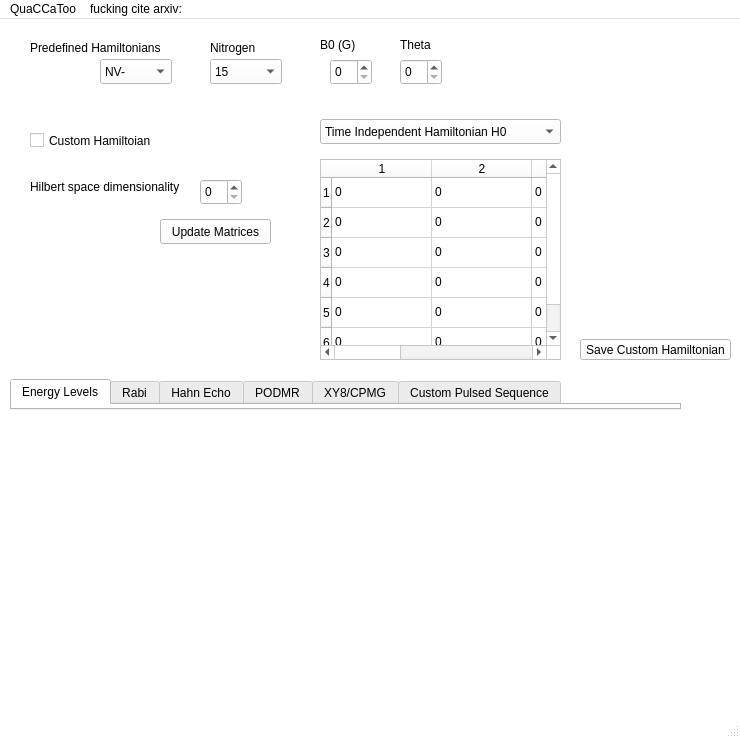
<?xml version="1.0" encoding="UTF-8"?>
<ui version="4.0">
 <class>MainWindow</class>
 <widget class="QMainWindow" name="MainWindow">
  <property name="geometry">
   <rect>
    <x>0</x>
    <y>0</y>
    <width>740</width>
    <height>738</height>
   </rect>
  </property>
  <property name="palette">
   <palette>
    <active>
     <colorrole role="WindowText">
      <brush brushstyle="SolidPattern">
       <color alpha="255">
        <red>0</red>
        <green>0</green>
        <blue>0</blue>
       </color>
      </brush>
     </colorrole>
     <colorrole role="Button">
      <brush brushstyle="SolidPattern">
       <color alpha="255">
        <red>255</red>
        <green>255</green>
        <blue>255</blue>
       </color>
      </brush>
     </colorrole>
     <colorrole role="Light">
      <brush brushstyle="SolidPattern">
       <color alpha="255">
        <red>255</red>
        <green>255</green>
        <blue>255</blue>
       </color>
      </brush>
     </colorrole>
     <colorrole role="Midlight">
      <brush brushstyle="SolidPattern">
       <color alpha="255">
        <red>255</red>
        <green>255</green>
        <blue>255</blue>
       </color>
      </brush>
     </colorrole>
     <colorrole role="Dark">
      <brush brushstyle="SolidPattern">
       <color alpha="255">
        <red>127</red>
        <green>127</green>
        <blue>127</blue>
       </color>
      </brush>
     </colorrole>
     <colorrole role="Mid">
      <brush brushstyle="SolidPattern">
       <color alpha="255">
        <red>170</red>
        <green>170</green>
        <blue>170</blue>
       </color>
      </brush>
     </colorrole>
     <colorrole role="Text">
      <brush brushstyle="SolidPattern">
       <color alpha="255">
        <red>0</red>
        <green>0</green>
        <blue>0</blue>
       </color>
      </brush>
     </colorrole>
     <colorrole role="BrightText">
      <brush brushstyle="SolidPattern">
       <color alpha="255">
        <red>255</red>
        <green>255</green>
        <blue>255</blue>
       </color>
      </brush>
     </colorrole>
     <colorrole role="ButtonText">
      <brush brushstyle="SolidPattern">
       <color alpha="255">
        <red>0</red>
        <green>0</green>
        <blue>0</blue>
       </color>
      </brush>
     </colorrole>
     <colorrole role="Base">
      <brush brushstyle="SolidPattern">
       <color alpha="255">
        <red>255</red>
        <green>255</green>
        <blue>255</blue>
       </color>
      </brush>
     </colorrole>
     <colorrole role="Window">
      <brush brushstyle="SolidPattern">
       <color alpha="255">
        <red>255</red>
        <green>255</green>
        <blue>255</blue>
       </color>
      </brush>
     </colorrole>
     <colorrole role="Shadow">
      <brush brushstyle="SolidPattern">
       <color alpha="255">
        <red>0</red>
        <green>0</green>
        <blue>0</blue>
       </color>
      </brush>
     </colorrole>
     <colorrole role="AlternateBase">
      <brush brushstyle="SolidPattern">
       <color alpha="255">
        <red>255</red>
        <green>255</green>
        <blue>255</blue>
       </color>
      </brush>
     </colorrole>
     <colorrole role="ToolTipBase">
      <brush brushstyle="SolidPattern">
       <color alpha="255">
        <red>255</red>
        <green>255</green>
        <blue>220</blue>
       </color>
      </brush>
     </colorrole>
     <colorrole role="ToolTipText">
      <brush brushstyle="SolidPattern">
       <color alpha="255">
        <red>0</red>
        <green>0</green>
        <blue>0</blue>
       </color>
      </brush>
     </colorrole>
     <colorrole role="PlaceholderText">
      <brush brushstyle="SolidPattern">
       <color alpha="128">
        <red>0</red>
        <green>0</green>
        <blue>0</blue>
       </color>
      </brush>
     </colorrole>
    </active>
    <inactive>
     <colorrole role="WindowText">
      <brush brushstyle="SolidPattern">
       <color alpha="255">
        <red>0</red>
        <green>0</green>
        <blue>0</blue>
       </color>
      </brush>
     </colorrole>
     <colorrole role="Button">
      <brush brushstyle="SolidPattern">
       <color alpha="255">
        <red>255</red>
        <green>255</green>
        <blue>255</blue>
       </color>
      </brush>
     </colorrole>
     <colorrole role="Light">
      <brush brushstyle="SolidPattern">
       <color alpha="255">
        <red>255</red>
        <green>255</green>
        <blue>255</blue>
       </color>
      </brush>
     </colorrole>
     <colorrole role="Midlight">
      <brush brushstyle="SolidPattern">
       <color alpha="255">
        <red>255</red>
        <green>255</green>
        <blue>255</blue>
       </color>
      </brush>
     </colorrole>
     <colorrole role="Dark">
      <brush brushstyle="SolidPattern">
       <color alpha="255">
        <red>127</red>
        <green>127</green>
        <blue>127</blue>
       </color>
      </brush>
     </colorrole>
     <colorrole role="Mid">
      <brush brushstyle="SolidPattern">
       <color alpha="255">
        <red>170</red>
        <green>170</green>
        <blue>170</blue>
       </color>
      </brush>
     </colorrole>
     <colorrole role="Text">
      <brush brushstyle="SolidPattern">
       <color alpha="255">
        <red>0</red>
        <green>0</green>
        <blue>0</blue>
       </color>
      </brush>
     </colorrole>
     <colorrole role="BrightText">
      <brush brushstyle="SolidPattern">
       <color alpha="255">
        <red>255</red>
        <green>255</green>
        <blue>255</blue>
       </color>
      </brush>
     </colorrole>
     <colorrole role="ButtonText">
      <brush brushstyle="SolidPattern">
       <color alpha="255">
        <red>0</red>
        <green>0</green>
        <blue>0</blue>
       </color>
      </brush>
     </colorrole>
     <colorrole role="Base">
      <brush brushstyle="SolidPattern">
       <color alpha="255">
        <red>255</red>
        <green>255</green>
        <blue>255</blue>
       </color>
      </brush>
     </colorrole>
     <colorrole role="Window">
      <brush brushstyle="SolidPattern">
       <color alpha="255">
        <red>255</red>
        <green>255</green>
        <blue>255</blue>
       </color>
      </brush>
     </colorrole>
     <colorrole role="Shadow">
      <brush brushstyle="SolidPattern">
       <color alpha="255">
        <red>0</red>
        <green>0</green>
        <blue>0</blue>
       </color>
      </brush>
     </colorrole>
     <colorrole role="AlternateBase">
      <brush brushstyle="SolidPattern">
       <color alpha="255">
        <red>255</red>
        <green>255</green>
        <blue>255</blue>
       </color>
      </brush>
     </colorrole>
     <colorrole role="ToolTipBase">
      <brush brushstyle="SolidPattern">
       <color alpha="255">
        <red>255</red>
        <green>255</green>
        <blue>220</blue>
       </color>
      </brush>
     </colorrole>
     <colorrole role="ToolTipText">
      <brush brushstyle="SolidPattern">
       <color alpha="255">
        <red>0</red>
        <green>0</green>
        <blue>0</blue>
       </color>
      </brush>
     </colorrole>
     <colorrole role="PlaceholderText">
      <brush brushstyle="SolidPattern">
       <color alpha="128">
        <red>0</red>
        <green>0</green>
        <blue>0</blue>
       </color>
      </brush>
     </colorrole>
    </inactive>
    <disabled>
     <colorrole role="WindowText">
      <brush brushstyle="SolidPattern">
       <color alpha="255">
        <red>127</red>
        <green>127</green>
        <blue>127</blue>
       </color>
      </brush>
     </colorrole>
     <colorrole role="Button">
      <brush brushstyle="SolidPattern">
       <color alpha="255">
        <red>255</red>
        <green>255</green>
        <blue>255</blue>
       </color>
      </brush>
     </colorrole>
     <colorrole role="Light">
      <brush brushstyle="SolidPattern">
       <color alpha="255">
        <red>255</red>
        <green>255</green>
        <blue>255</blue>
       </color>
      </brush>
     </colorrole>
     <colorrole role="Midlight">
      <brush brushstyle="SolidPattern">
       <color alpha="255">
        <red>255</red>
        <green>255</green>
        <blue>255</blue>
       </color>
      </brush>
     </colorrole>
     <colorrole role="Dark">
      <brush brushstyle="SolidPattern">
       <color alpha="255">
        <red>127</red>
        <green>127</green>
        <blue>127</blue>
       </color>
      </brush>
     </colorrole>
     <colorrole role="Mid">
      <brush brushstyle="SolidPattern">
       <color alpha="255">
        <red>170</red>
        <green>170</green>
        <blue>170</blue>
       </color>
      </brush>
     </colorrole>
     <colorrole role="Text">
      <brush brushstyle="SolidPattern">
       <color alpha="255">
        <red>127</red>
        <green>127</green>
        <blue>127</blue>
       </color>
      </brush>
     </colorrole>
     <colorrole role="BrightText">
      <brush brushstyle="SolidPattern">
       <color alpha="255">
        <red>255</red>
        <green>255</green>
        <blue>255</blue>
       </color>
      </brush>
     </colorrole>
     <colorrole role="ButtonText">
      <brush brushstyle="SolidPattern">
       <color alpha="255">
        <red>127</red>
        <green>127</green>
        <blue>127</blue>
       </color>
      </brush>
     </colorrole>
     <colorrole role="Base">
      <brush brushstyle="SolidPattern">
       <color alpha="255">
        <red>255</red>
        <green>255</green>
        <blue>255</blue>
       </color>
      </brush>
     </colorrole>
     <colorrole role="Window">
      <brush brushstyle="SolidPattern">
       <color alpha="255">
        <red>255</red>
        <green>255</green>
        <blue>255</blue>
       </color>
      </brush>
     </colorrole>
     <colorrole role="Shadow">
      <brush brushstyle="SolidPattern">
       <color alpha="255">
        <red>0</red>
        <green>0</green>
        <blue>0</blue>
       </color>
      </brush>
     </colorrole>
     <colorrole role="AlternateBase">
      <brush brushstyle="SolidPattern">
       <color alpha="255">
        <red>255</red>
        <green>255</green>
        <blue>255</blue>
       </color>
      </brush>
     </colorrole>
     <colorrole role="ToolTipBase">
      <brush brushstyle="SolidPattern">
       <color alpha="255">
        <red>255</red>
        <green>255</green>
        <blue>220</blue>
       </color>
      </brush>
     </colorrole>
     <colorrole role="ToolTipText">
      <brush brushstyle="SolidPattern">
       <color alpha="255">
        <red>0</red>
        <green>0</green>
        <blue>0</blue>
       </color>
      </brush>
     </colorrole>
     <colorrole role="PlaceholderText">
      <brush brushstyle="SolidPattern">
       <color alpha="128">
        <red>0</red>
        <green>0</green>
        <blue>0</blue>
       </color>
      </brush>
     </colorrole>
    </disabled>
   </palette>
  </property>
  <property name="windowTitle">
   <string>MainWindow</string>
  </property>
  <property name="styleSheet">
   <string notr="true"/>
  </property>
  <widget class="QWidget" name="centralwidget">
   <widget class="QTabWidget" name="tabWidget">
    <property name="geometry">
     <rect>
      <x>10</x>
      <y>360</y>
      <width>671</width>
      <height>31</height>
     </rect>
    </property>
    <property name="currentIndex">
     <number>0</number>
    </property>
    <widget class="QWidget" name="Energy">
     <attribute name="title">
      <string>Energy Levels</string>
     </attribute>
    </widget>
    <widget class="QWidget" name="Rabi">
     <attribute name="title">
      <string>Rabi</string>
     </attribute>
    </widget>
    <widget class="QWidget" name="HahnEcho">
     <attribute name="title">
      <string>Hahn Echo</string>
     </attribute>
    </widget>
    <widget class="QWidget" name="widget">
     <attribute name="title">
      <string>PODMR</string>
     </attribute>
    </widget>
    <widget class="QWidget" name="tab">
     <attribute name="title">
      <string>XY8/CPMG</string>
     </attribute>
    </widget>
    <widget class="QWidget" name="tab_2">
     <attribute name="title">
      <string>Custom Pulsed Sequence</string>
     </attribute>
    </widget>
   </widget>
   <widget class="QLabel" name="label">
    <property name="geometry">
     <rect>
      <x>610</x>
      <y>10</y>
      <width>91</width>
      <height>101</height>
     </rect>
    </property>
    <property name="text">
     <string/>
    </property>
    <property name="pixmap">
     <pixmap>logo_small.png</pixmap>
    </property>
   </widget>
   <widget class="QSpinBox" name="spinBox">
    <property name="geometry">
     <rect>
      <x>200</x>
      <y>160</y>
      <width>42</width>
      <height>26</height>
     </rect>
    </property>
   </widget>
   <widget class="QCheckBox" name="checkBox">
    <property name="geometry">
     <rect>
      <x>30</x>
      <y>110</y>
      <width>131</width>
      <height>23</height>
     </rect>
    </property>
    <property name="text">
     <string>Custom Hamiltoian</string>
    </property>
   </widget>
   <widget class="KComboBox" name="kcombobox">
    <property name="geometry">
     <rect>
      <x>100</x>
      <y>40</y>
      <width>72</width>
      <height>25</height>
     </rect>
    </property>
    <item>
     <property name="text">
      <string>NV-</string>
     </property>
    </item>
    <item>
     <property name="text">
      <string>SiV</string>
     </property>
    </item>
   </widget>
   <widget class="QLabel" name="label_2">
    <property name="geometry">
     <rect>
      <x>30</x>
      <y>20</y>
      <width>151</width>
      <height>17</height>
     </rect>
    </property>
    <property name="text">
     <string>Predefined Hamiltonians</string>
    </property>
   </widget>
   <widget class="QLabel" name="label_3">
    <property name="geometry">
     <rect>
      <x>30</x>
      <y>160</y>
      <width>171</width>
      <height>16</height>
     </rect>
    </property>
    <property name="text">
     <string>Hilbert space dimensionality</string>
    </property>
   </widget>
   <widget class="QTableWidget" name="tableWidget">
    <property name="geometry">
     <rect>
      <x>320</x>
      <y>140</y>
      <width>241</width>
      <height>201</height>
     </rect>
    </property>
    <row>
     <property name="text">
      <string>1</string>
     </property>
    </row>
    <row>
     <property name="text">
      <string>2</string>
     </property>
    </row>
    <row>
     <property name="text">
      <string>3</string>
     </property>
    </row>
    <row>
     <property name="text">
      <string>4</string>
     </property>
    </row>
    <row>
     <property name="text">
      <string>5</string>
     </property>
    </row>
    <row>
     <property name="text">
      <string>6</string>
     </property>
    </row>
    <column>
     <property name="text">
      <string>1</string>
     </property>
    </column>
    <column>
     <property name="text">
      <string>2</string>
     </property>
    </column>
    <column>
     <property name="text">
      <string>3</string>
     </property>
    </column>
    <column>
     <property name="text">
      <string>4</string>
     </property>
    </column>
    <column>
     <property name="text">
      <string>5</string>
     </property>
    </column>
    <column>
     <property name="text">
      <string>6</string>
     </property>
    </column>
    <item row="0" column="0">
     <property name="text">
      <string>0</string>
     </property>
    </item>
    <item row="0" column="1">
     <property name="text">
      <string>0</string>
     </property>
    </item>
    <item row="0" column="2">
     <property name="text">
      <string>0</string>
     </property>
    </item>
    <item row="0" column="3">
     <property name="text">
      <string>0</string>
     </property>
    </item>
    <item row="0" column="4">
     <property name="text">
      <string>0</string>
     </property>
    </item>
    <item row="0" column="5">
     <property name="text">
      <string>0</string>
     </property>
    </item>
    <item row="1" column="0">
     <property name="text">
      <string>0</string>
     </property>
    </item>
    <item row="1" column="1">
     <property name="text">
      <string>0</string>
     </property>
    </item>
    <item row="1" column="2">
     <property name="text">
      <string>0</string>
     </property>
    </item>
    <item row="1" column="3">
     <property name="text">
      <string>0</string>
     </property>
    </item>
    <item row="1" column="4">
     <property name="text">
      <string>0</string>
     </property>
    </item>
    <item row="1" column="5">
     <property name="text">
      <string>0</string>
     </property>
    </item>
    <item row="2" column="0">
     <property name="text">
      <string>0</string>
     </property>
    </item>
    <item row="2" column="1">
     <property name="text">
      <string>0</string>
     </property>
    </item>
    <item row="2" column="2">
     <property name="text">
      <string>0</string>
     </property>
    </item>
    <item row="2" column="3">
     <property name="text">
      <string>0</string>
     </property>
    </item>
    <item row="2" column="4">
     <property name="text">
      <string>0</string>
     </property>
    </item>
    <item row="2" column="5">
     <property name="text">
      <string>0</string>
     </property>
    </item>
    <item row="3" column="0">
     <property name="text">
      <string>0</string>
     </property>
    </item>
    <item row="3" column="1">
     <property name="text">
      <string>0</string>
     </property>
    </item>
    <item row="3" column="2">
     <property name="text">
      <string>0</string>
     </property>
    </item>
    <item row="3" column="3">
     <property name="text">
      <string>0</string>
     </property>
    </item>
    <item row="3" column="4">
     <property name="text">
      <string>0</string>
     </property>
    </item>
    <item row="3" column="5">
     <property name="text">
      <string>0</string>
     </property>
    </item>
    <item row="4" column="0">
     <property name="text">
      <string>0</string>
     </property>
    </item>
    <item row="4" column="1">
     <property name="text">
      <string>0</string>
     </property>
    </item>
    <item row="4" column="2">
     <property name="text">
      <string>0</string>
     </property>
    </item>
    <item row="4" column="3">
     <property name="text">
      <string>0</string>
     </property>
    </item>
    <item row="4" column="4">
     <property name="text">
      <string>0</string>
     </property>
    </item>
    <item row="4" column="5">
     <property name="text">
      <string>0</string>
     </property>
    </item>
    <item row="5" column="0">
     <property name="text">
      <string>0</string>
     </property>
    </item>
    <item row="5" column="1">
     <property name="text">
      <string>0</string>
     </property>
    </item>
    <item row="5" column="2">
     <property name="text">
      <string>0</string>
     </property>
    </item>
    <item row="5" column="3">
     <property name="text">
      <string>0</string>
     </property>
    </item>
    <item row="5" column="4">
     <property name="text">
      <string>0</string>
     </property>
    </item>
    <item row="5" column="5">
     <property name="text">
      <string>0</string>
     </property>
    </item>
   </widget>
   <widget class="QSpinBox" name="spinBox_2">
    <property name="geometry">
     <rect>
      <x>330</x>
      <y>40</y>
      <width>42</width>
      <height>26</height>
     </rect>
    </property>
   </widget>
   <widget class="QLabel" name="label_5">
    <property name="geometry">
     <rect>
      <x>320</x>
      <y>10</y>
      <width>41</width>
      <height>31</height>
     </rect>
    </property>
    <property name="text">
     <string>B0 (G)</string>
    </property>
   </widget>
   <widget class="QLabel" name="label_6">
    <property name="geometry">
     <rect>
      <x>400</x>
      <y>10</y>
      <width>31</width>
      <height>31</height>
     </rect>
    </property>
    <property name="text">
     <string>Theta</string>
    </property>
   </widget>
   <widget class="QSpinBox" name="spinBox_3">
    <property name="geometry">
     <rect>
      <x>400</x>
      <y>40</y>
      <width>42</width>
      <height>26</height>
     </rect>
    </property>
   </widget>
   <widget class="QLabel" name="label_7">
    <property name="geometry">
     <rect>
      <x>210</x>
      <y>20</y>
      <width>54</width>
      <height>17</height>
     </rect>
    </property>
    <property name="text">
     <string>Nitrogen</string>
    </property>
   </widget>
   <widget class="KComboBox" name="kcombobox_2">
    <property name="geometry">
     <rect>
      <x>210</x>
      <y>40</y>
      <width>72</width>
      <height>25</height>
     </rect>
    </property>
    <item>
     <property name="text">
      <string>15</string>
     </property>
    </item>
    <item>
     <property name="text">
      <string>14</string>
     </property>
    </item>
   </widget>
   <widget class="QPushButton" name="pushButton">
    <property name="geometry">
     <rect>
      <x>160</x>
      <y>200</y>
      <width>111</width>
      <height>25</height>
     </rect>
    </property>
    <property name="text">
     <string>Update Matrices</string>
    </property>
   </widget>
   <widget class="KComboBox" name="kcombobox_3">
    <property name="geometry">
     <rect>
      <x>320</x>
      <y>100</y>
      <width>241</width>
      <height>25</height>
     </rect>
    </property>
    <item>
     <property name="text">
      <string>Time Independent Hamiltonian H0</string>
     </property>
    </item>
    <item>
     <property name="text">
      <string>Control Hamiltonian H1</string>
     </property>
    </item>
    <item>
     <property name="text">
      <string>Observable Operator</string>
     </property>
    </item>
   </widget>
   <widget class="QPushButton" name="pushButton_2">
    <property name="geometry">
     <rect>
      <x>580</x>
      <y>320</y>
      <width>151</width>
      <height>21</height>
     </rect>
    </property>
    <property name="text">
     <string>Save Custom Hamiltonian</string>
    </property>
   </widget>
  </widget>
  <widget class="QMenuBar" name="menubar">
   <property name="geometry">
    <rect>
     <x>0</x>
     <y>0</y>
     <width>740</width>
     <height>22</height>
    </rect>
   </property>
   <widget class="QMenu" name="menuQuaCCaToo">
    <property name="title">
     <string>QuaCCaToo</string>
    </property>
   </widget>
   <widget class="QMenu" name="menufucking_cite_bitch">
    <property name="title">
     <string>fucking cite arxiv:</string>
    </property>
   </widget>
   <addaction name="menuQuaCCaToo"/>
   <addaction name="menufucking_cite_bitch"/>
  </widget>
  <widget class="QStatusBar" name="statusbar"/>
 </widget>
 <customwidgets>
  <customwidget>
   <class>KComboBox</class>
   <extends>QComboBox</extends>
   <header>kcombobox.h</header>
  </customwidget>
 </customwidgets>
 <resources>
  <include location="../quaccatoo/logo.qrc"/>
 </resources>
 <connections/>
</ui>
